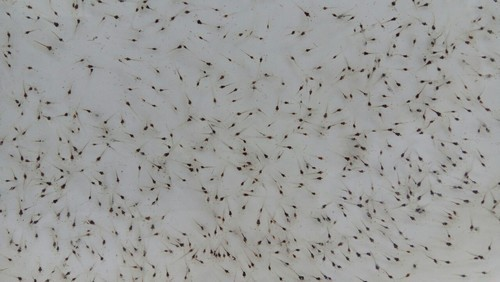
#> input picture arquivos/11.jpg, 500 x 282 px
$ python index.py
#> lines starting #> are read from the running program, lines starting #| are printed output that depends on the picture; after the words box and inside, x2 and y2 are one past the last pixel; in counts of white or black regions, pixels touching at a corner belong together
import cv2

imagem = cv2.imread('arquivos/11.jpg', cv2.COLOR_BGR2GRAY) # Importa imagem em escala de cinza
#> imagem is the input picture: shape (282, 500, 3); mean B, G, R 154, 155.4, 154.8

arestas = cv2.Canny(imagem, 30, 200) # Pega arestas da imagem
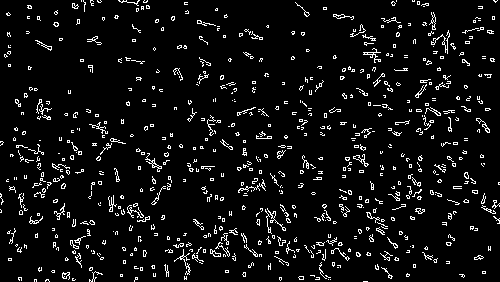
#> arestas: shape (282, 500); 6.3% white in thin lines or dots

contours, hierarchy = cv2.findContours(arestas, cv2.RETR_EXTERNAL, cv2.CHAIN_APPROX_NONE) # Joga contornos da imagem em uma matriz
#> contours = 684 contours, 665 with area under 20; largest, box (x1, y1, x2, y2) and area: (476, 118, 490, 133) 40, (353, 154, 369, 167) 38, (145, 153, 162, 172) 38, (267, 208, 286, 231) 36, (210, 249, 221, 257) 36
cv2.drawContours(imagem, contours, -1, (0, 255, 0), 1) # Desenha contornos
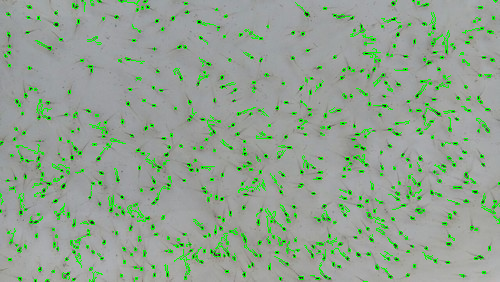
#> imagem: shape (282, 500, 3); 6.12% of pixels changed, all inside (x1, y1, x2, y2) = (0, 0, 500, 282)

print('Larvas encontradas: ' + str(len(contours)))
#| Larvas encontradas: 684

cv2.imshow("Arestas", cv2.resize(arestas, (800, 600)))
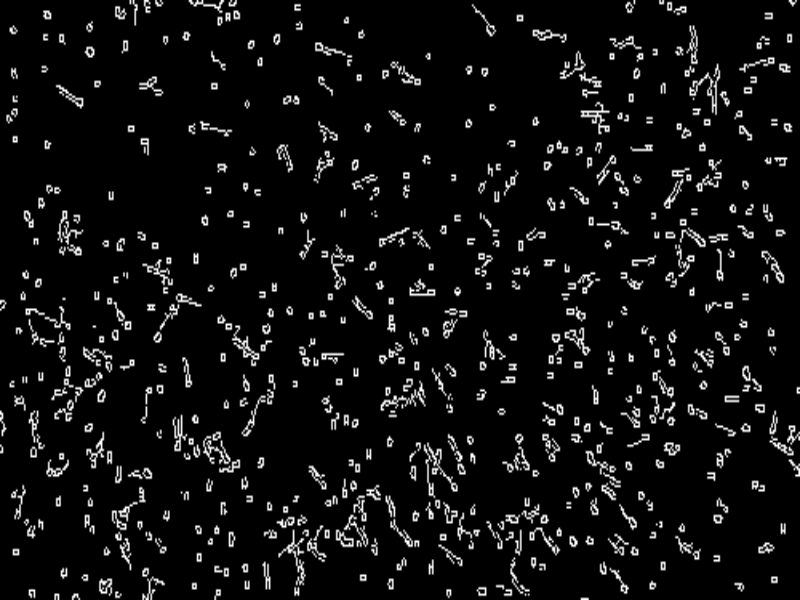
#> window 'Arestas': shape (600, 800); min 0, max 255, mean 16.1
cv2.waitKey(0)

cv2.imshow("Imagem", cv2.resize(imagem, (800, 600)))
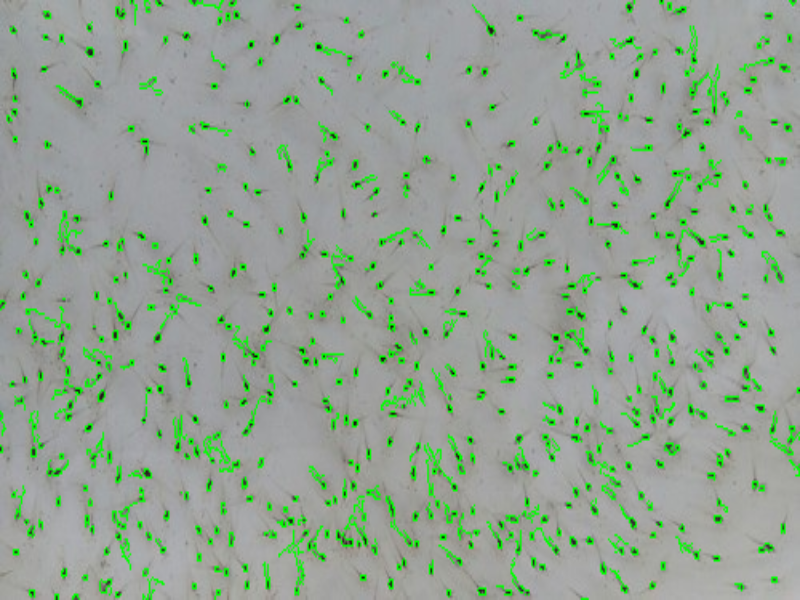
#> window 'Imagem': shape (600, 800, 3); mean B, G, R 146.4, 163.2, 146.9
cv2.waitKey(0)

$ run again, with arquivos/1.jpg copied over arquivos/11.jpg
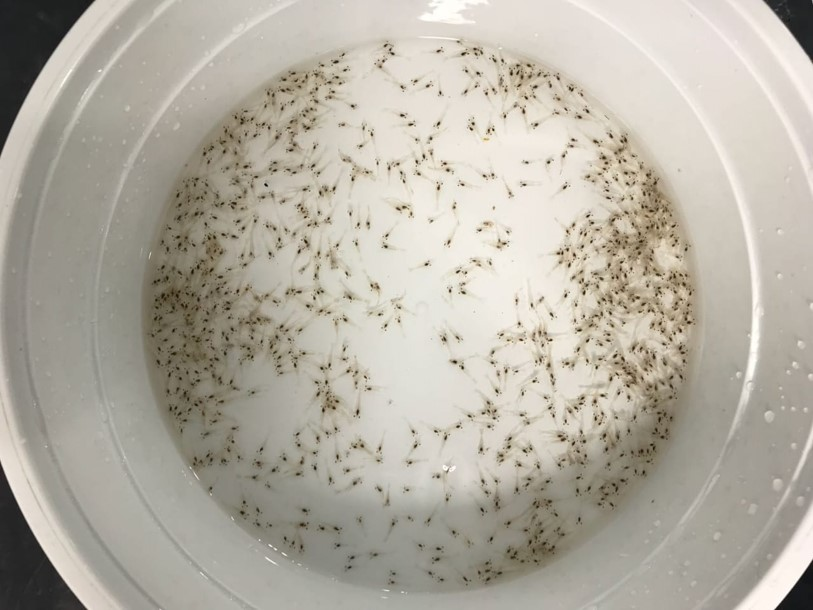
#> input picture arquivos/1.jpg, 813 x 610 px
#> imagem is the input picture: shape (610, 813, 3); mean B, G, R 162.2, 174.1, 179.4
#> `arestas = cv2.Canny(imagem, 30, 200)`:
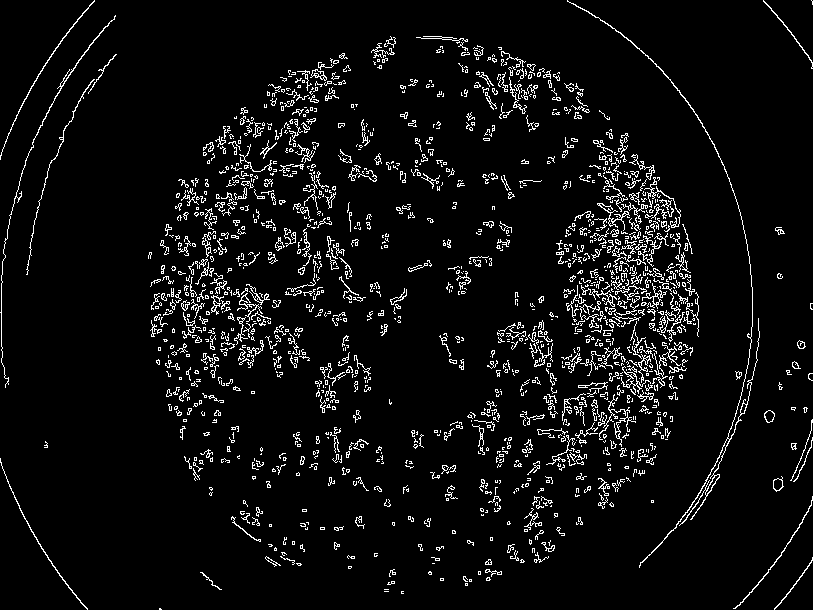
#> arestas: shape (610, 813); 5.6% white in thin lines or dots
#> contours = 1364 contours, 1263 with area under 20; largest, box (x1, y1, x2, y2) and area: (567, 0, 760, 568) 372, (0, 15, 116, 388) 106, (773, 476, 784, 492) 96, (764, 410, 775, 423) 91, (310, 69, 327, 81) 86
#> imagem: shape (610, 813, 3); 5.51% of pixels changed, all inside (x1, y1, x2, y2) = (0, 0, 813, 610)
#| Larvas encontradas: 1364
#> `cv2.imshow("Imagem", cv2.resize(imagem, (800, 600)))`:
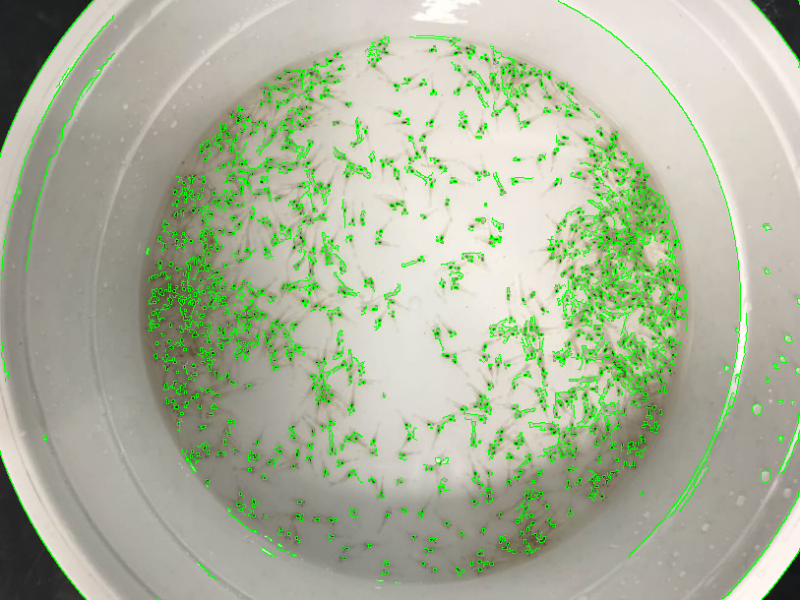
#> window 'Imagem': shape (600, 800, 3); mean B, G, R 154.9, 179.8, 170.6

$ run again, with arquivos/10.jpg copied over arquivos/11.jpg
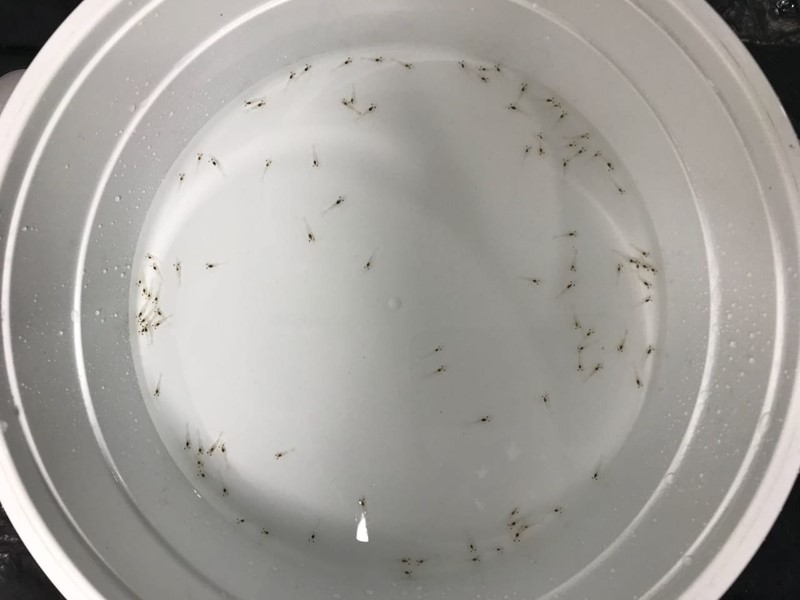
#> input picture arquivos/10.jpg, 800 x 600 px
#> imagem is the input picture: shape (600, 800, 3); mean B, G, R 155.1, 159.7, 162.2
#> `arestas = cv2.Canny(imagem, 30, 200)`:
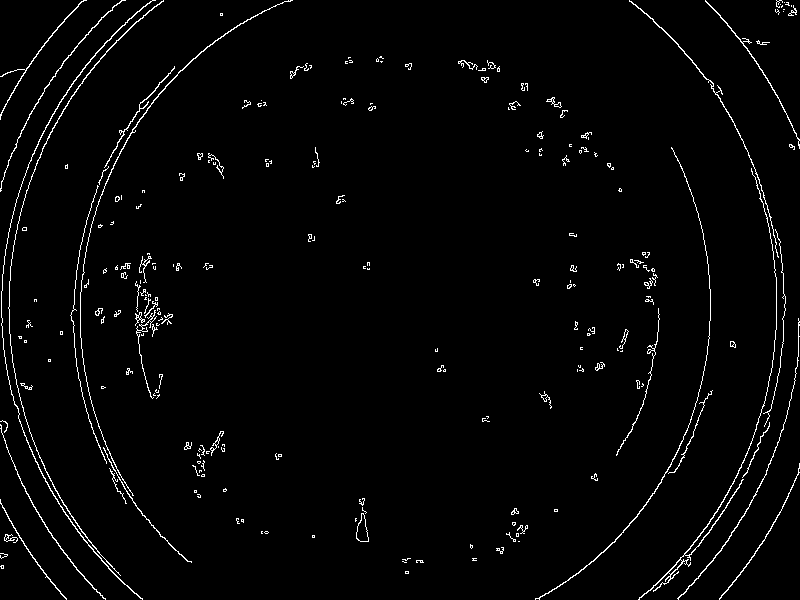
#> arestas: shape (600, 800); 2.2% white in thin lines or dots
#> contours = 237 contours, 205 with area under 20; largest, box (x1, y1, x2, y2) and area: (638, 168, 777, 600) 256, (1, 0, 156, 600) 230, (356, 513, 369, 542) 214, (8, 0, 164, 576) 176, (80, 0, 293, 496) 158
#> `cv2.drawContours(imagem, contours, -1, (0, 255, 0), 1)`:
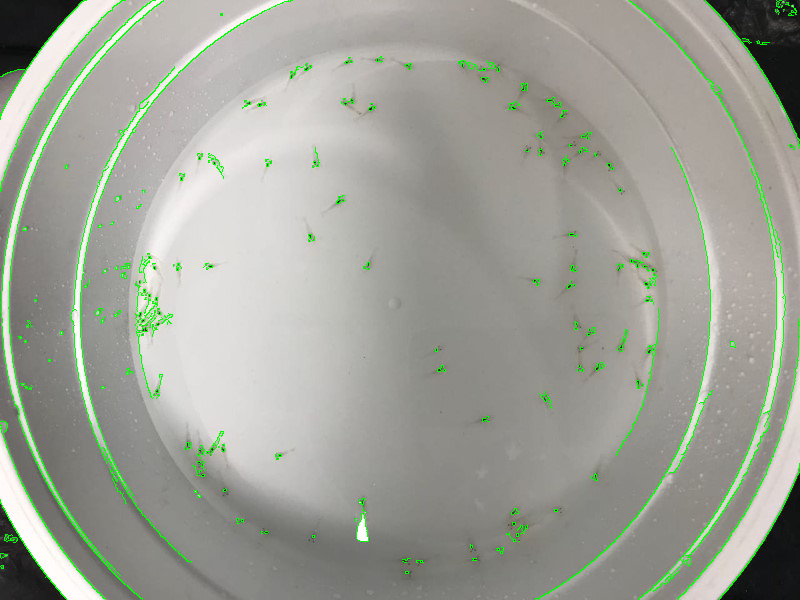
#> imagem: shape (600, 800, 3); 2.21% of pixels changed, all inside (x1, y1, x2, y2) = (0, 0, 800, 600)
#| Larvas encontradas: 237

$ run again, with arquivos/2.jpg copied over arquivos/11.jpg
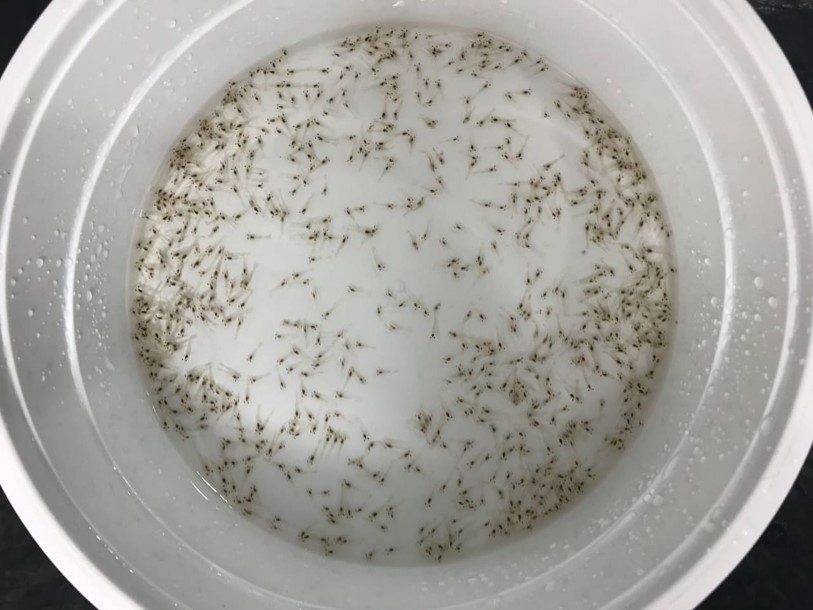
#> input picture arquivos/2.jpg, 813 x 610 px
#> imagem is the input picture: shape (610, 813, 3); mean B, G, R 157.9, 162.8, 164.5
#> `arestas = cv2.Canny(imagem, 30, 200)`:
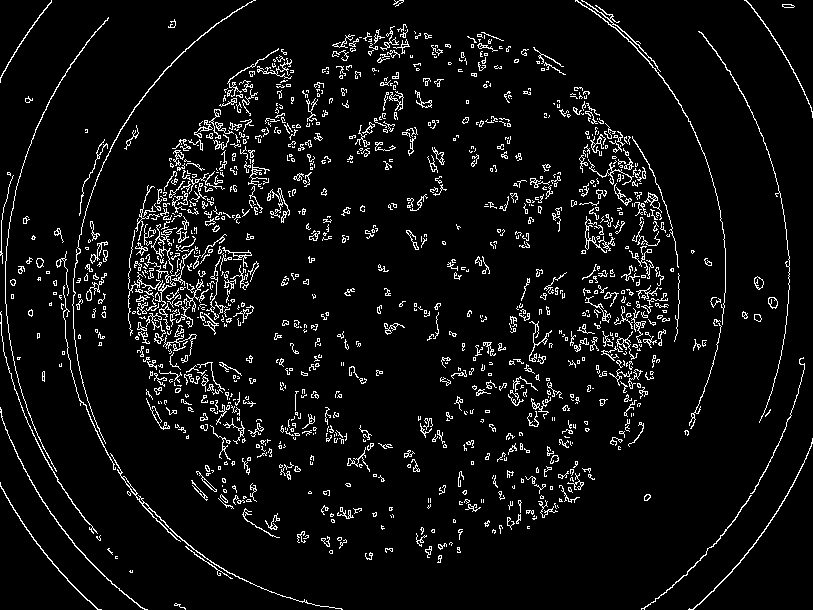
#> arestas: shape (610, 813); 6% white in thin lines or dots
#> contours = 1139 contours, 997 with area under 20; largest, box (x1, y1, x2, y2) and area: (110, 453, 343, 610) 222, (575, 0, 726, 325) 174, (72, 0, 256, 444) 142, (0, 407, 148, 610) 128, (688, 438, 813, 610) 116
#> imagem: shape (610, 813, 3); 5.85% of pixels changed, all inside (x1, y1, x2, y2) = (0, 0, 813, 610)
#| Larvas encontradas: 1139
#> `cv2.imshow("Imagem", cv2.resize(imagem, (800, 600)))`:
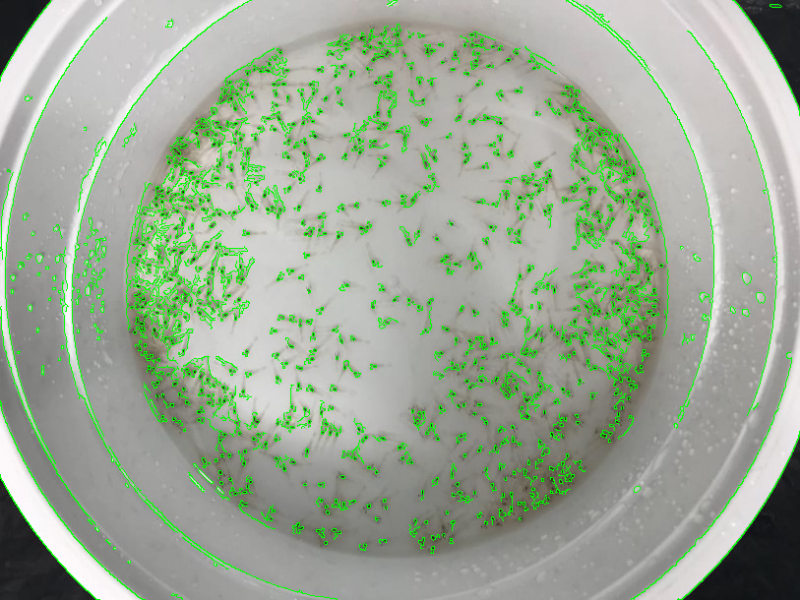
#> window 'Imagem': shape (600, 800, 3); mean B, G, R 149.8, 169.1, 155.7
